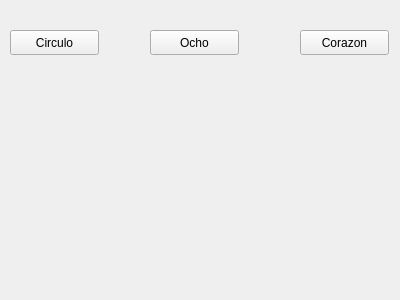
<?xml version="1.0" encoding="UTF-8"?>
<ui version="4.0">
 <class>Form</class>
 <widget class="QWidget" name="Form">
  <property name="geometry">
   <rect>
    <x>0</x>
    <y>0</y>
    <width>400</width>
    <height>300</height>
   </rect>
  </property>
  <property name="windowTitle">
   <string>Form</string>
  </property>
  <widget class="QPushButton" name="pushButton">
   <property name="geometry">
    <rect>
     <x>10</x>
     <y>30</y>
     <width>89</width>
     <height>25</height>
    </rect>
   </property>
   <property name="text">
    <string>Circulo</string>
   </property>
  </widget>
  <widget class="QPushButton" name="pushButton_2">
   <property name="geometry">
    <rect>
     <x>150</x>
     <y>30</y>
     <width>89</width>
     <height>25</height>
    </rect>
   </property>
   <property name="text">
    <string>Ocho</string>
   </property>
  </widget>
  <widget class="QPushButton" name="pushButton_3">
   <property name="geometry">
    <rect>
     <x>300</x>
     <y>30</y>
     <width>89</width>
     <height>25</height>
    </rect>
   </property>
   <property name="text">
    <string>Corazon</string>
   </property>
  </widget>
 </widget>
 <resources/>
 <connections/>
 <slots>
  <slot>circle()</slot>
  <slot>eigth()</slot>
  <slot>heart()</slot>
 </slots>
</ui>
